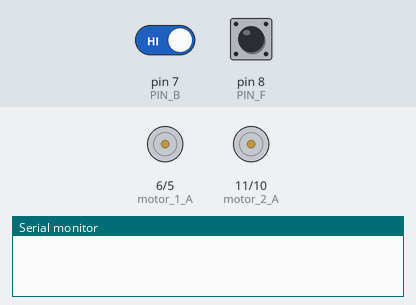
A sketch run on a simulated Arduino Uno, built with avr-gcc and run on an emulated ATmega328P. Shown: motor-driver pin pairs drawn as motors (green arrow = first pin HIGH = forward, orange = second pin HIGH = backward, longer = more drive, scaled by the enable pin), the last lines printed to the serial monitor. The inputs (shaded band) are chosen by the test bench; at power-on: pin 7 (PIN_B) HIGH, pin 8 (PIN_F) HIGH.

Above: at 1.2 s.
1.3 s: pin 7 (PIN_B) driven LOW
At 2.5 s:
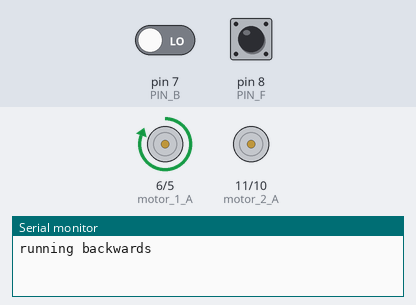
At 4.8 s:
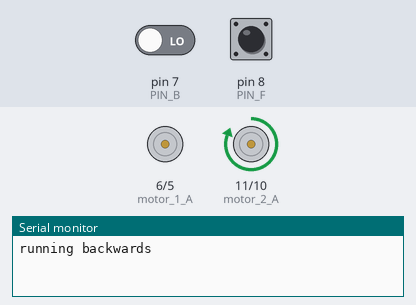
7.3 s: pin 7 (PIN_B) driven LOW
Timing chart, 0 to 16.3 s (numbered marks = the images above; inputs shaded):
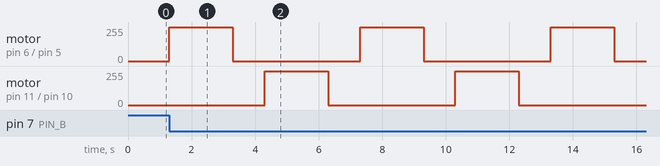

Measured:
- after the input at 1.3 s, motor on pin 6 (motor_1_A) / pin 5 (motor_1_B): stopped → forward 255/255 at once, → stopped 2.0 s later; motor on pin 11 (motor_2_A) / pin 10 (motor_2_B): stopped → forward 255/255 after 3.0 s, → stopped 2.0 s later

The sketch:

mothbridge2c.ino
```cpp
// AMELIE KIRCHMEYER
// REMOTE CONTROLLED CAR HACK
// EINGABE. AUSGABE. - PROF. MONIKA HOINKIS & FABIAN MORON ZIRFAS
// SOMMERSEMESTER 2014

int PIN_B = 7;
int PIN_F = 8;
int PIN_B_high = 1;
int PIN_F_high = 1;
int motorspeed = 255;

int motor_1_A=6;                    // motor A Pin
int motor_1_B=5;                    // motor B Pin
int motor_1_speed=3;                // speed Pin

int motor_2_A=11;                    // motor A Pin
int motor_2_B=10;                    // motor B Pin
int motor_2_speed=9;                // speed Pin

void setup() {
  pinMode(PIN_B, INPUT);
  pinMode(PIN_F, INPUT);
  pinMode(motor_1_A,OUTPUT);        // pin A declared as OUTPUT
  pinMode(motor_1_B,OUTPUT);        // pin B declared as OUTPUT
  pinMode(motor_2_A,OUTPUT);        // pin A declared as OUTPUT
  pinMode(motor_2_B,OUTPUT);        // pin B declared as OUTPUT

  Serial.begin(9600);
}

void loop() {

  PIN_B_high = digitalRead(PIN_B);
  PIN_F_high = digitalRead(PIN_F);

  if(PIN_B_high == 0) {
    Serial.println("running backwards");
    digitalWrite(motor_1_B, LOW);
    digitalWrite(motor_1_A, HIGH);
    analogWrite(motor_1_speed, motorspeed);
    delay(2000);
    digitalWrite(motor_1_A, LOW);
    delay(1000);
    digitalWrite(motor_2_B, LOW);
    digitalWrite(motor_2_A, HIGH);
    analogWrite(motor_2_speed, motorspeed);
    delay(2000);
    digitalWrite(motor_2_A, LOW);
    delay(1000);
  }

  else if(PIN_F_high == 0) {
    Serial.println("running forward");
    digitalWrite(motor_1_A, LOW);
    digitalWrite(motor_1_B, HIGH);
    analogWrite(motor_1_speed, motorspeed);
    delay(2000);
    digitalWrite(motor_1_B, LOW);
    delay(1000);
    digitalWrite(motor_2_A, LOW);
    digitalWrite(motor_2_B, HIGH);
    analogWrite(motor_2_speed, motorspeed);
    delay(2000);
    digitalWrite(motor_2_B, LOW);
    delay(1000);
  }

  else if(PIN_F_high == 1 && PIN_B_high == 1) {
    digitalWrite(motor_1_A, LOW);
    digitalWrite(motor_1_B, LOW);
    analogWrite(motor_1_speed, 0);
    digitalWrite(motor_2_A, LOW);
    digitalWrite(motor_2_B, LOW);
    analogWrite(motor_2_speed, 0);
  }
}
```
